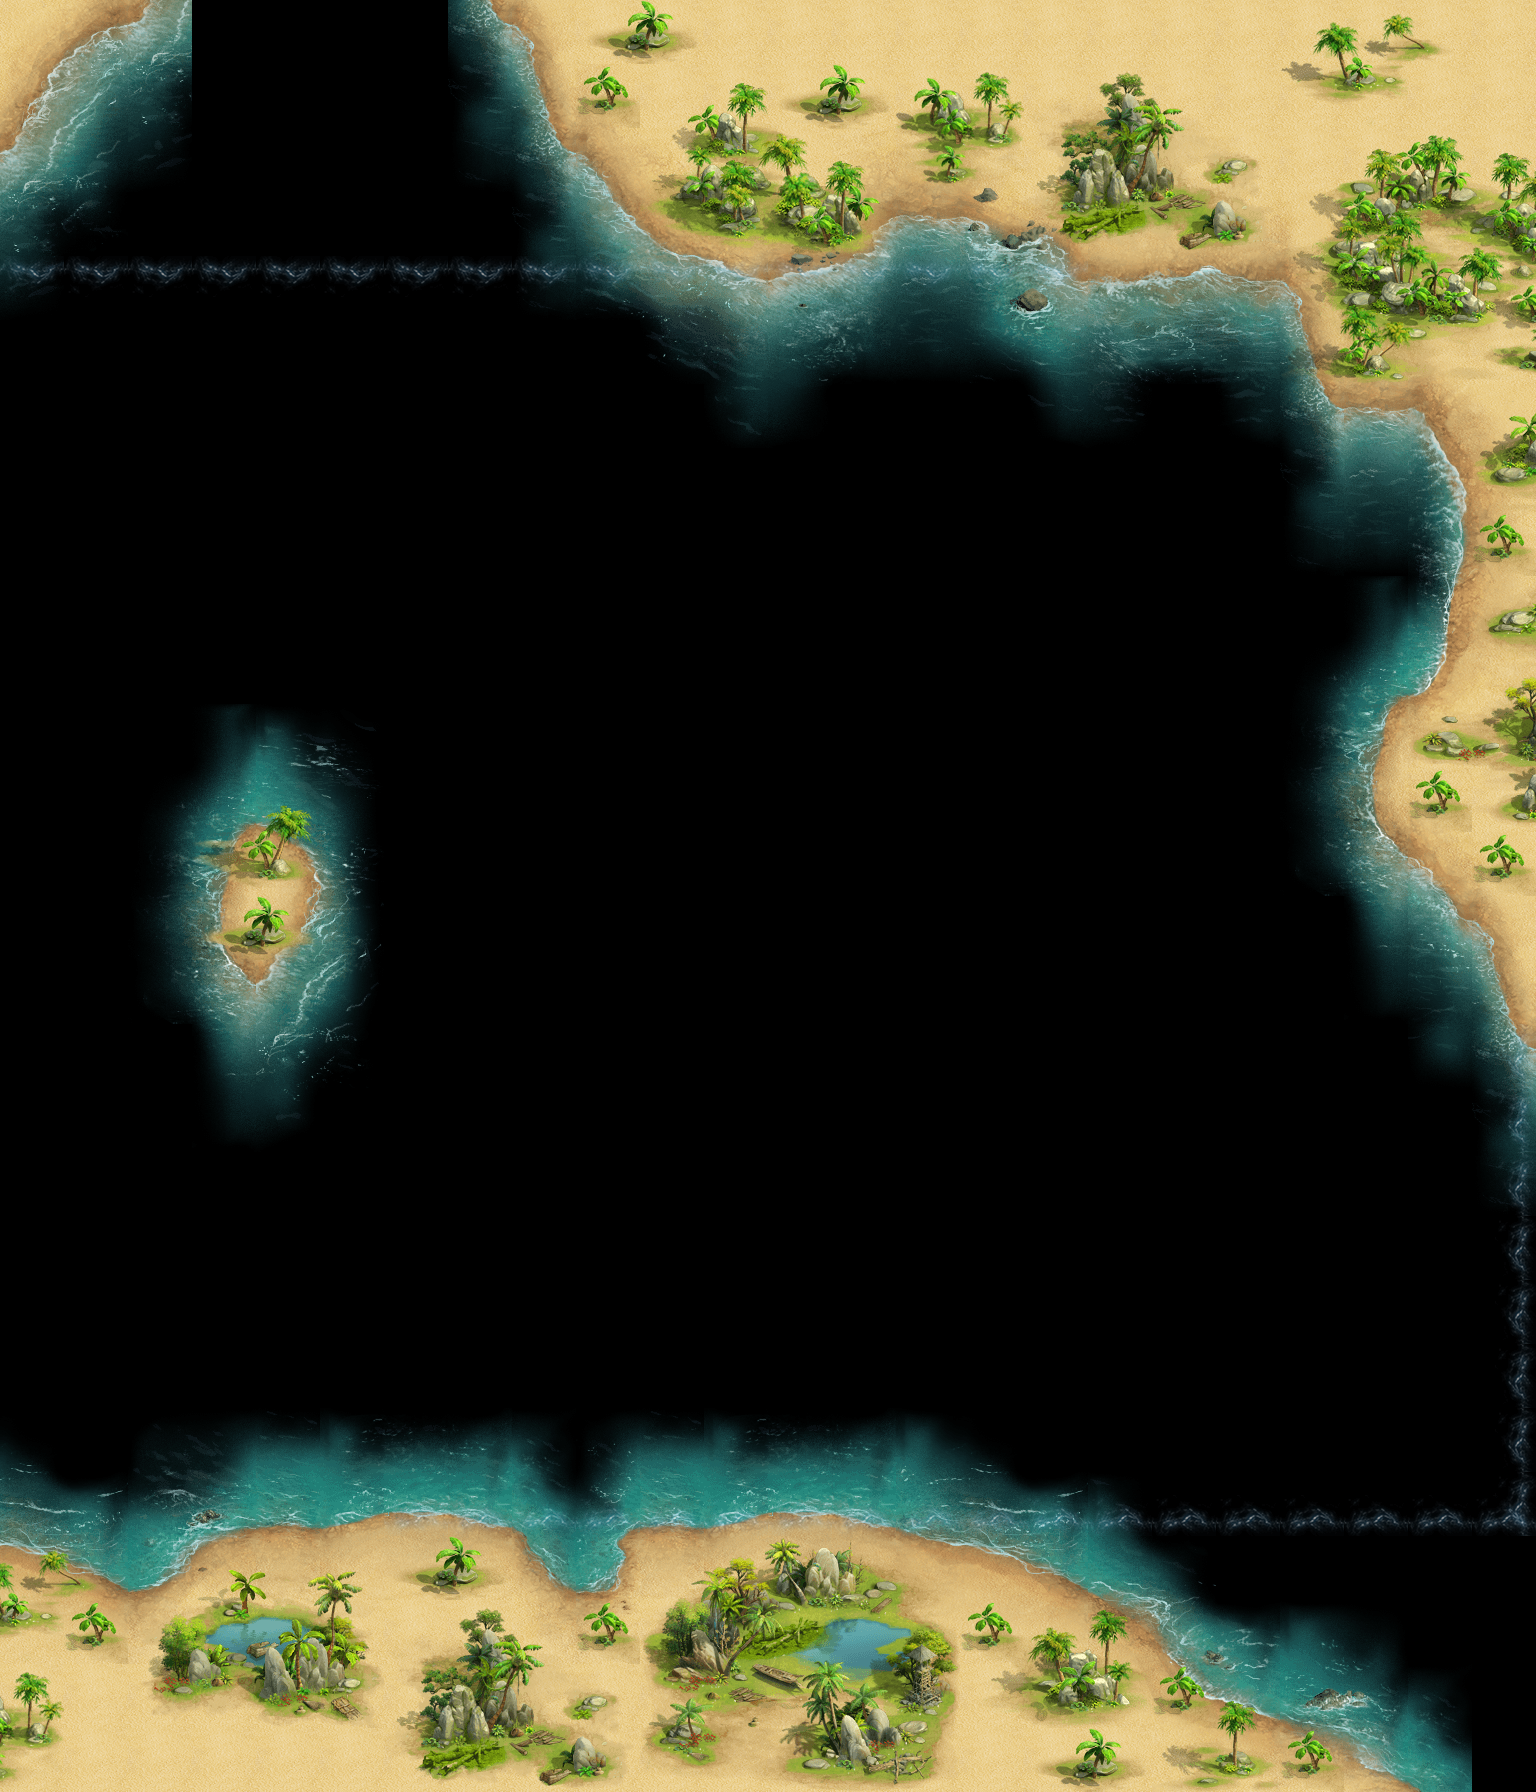

This is a level from a 2D game, rendered from its Tiled map with the project's own tilesets. A one-line summary and the map file follow, with tile-layer data summarised:
An orthogonal 24x28 tile map with 64x64 px tiles, 5 tile layers (sand, wall1, wall2, tree, ...), 1 hidden layer not drawn, 4 tilesets.

<map height="28" orientation="orthogonal" renderorder="right-down" tileheight="64" tilewidth="64" version="1.0" width="24">
 <tileset firstgid="1" name="area_piece2" tileheight="64" tilewidth="64">
  <image height="64" source="area_piece_wall2.png" width="128" />
 </tileset>
 <tileset firstgid="3" name="new_land" tileheight="64" tilewidth="64">
  <image height="1472" source="new_land.png" width="1984" />
 </tileset>
 <tileset firstgid="499" name="sand_tree" tileheight="64" tilewidth="64">
  <image height="704" source="sand_tree.png" width="1088" />
 </tileset>
 <tileset firstgid="635" name="sand_stone" tileheight="64" tilewidth="64">
  <image height="704" source="sand_stone.png" width="1088" />
 </tileset>
 <layer height="28" name="sand" width="24">
  <properties>
   <property name="picture" value="new_land" />
  </properties>
  <data>[672 cells, 299 non-empty, 155 distinct tile ids]</data>
 </layer>
 <layer height="28" name="block" opacity="0.3" visible="0" width="24">
  <properties>
   <property name="picture" value="new_land" />
  </properties>
  <data>[672 cells, 256 non-empty, 1 distinct tile ids]</data>
 </layer>
 <layer height="28" name="wall1" width="24">
  <properties>
   <property name="picture" value="area_piece2" />
  </properties>
  <data>[672 cells, 35 non-empty, 1 distinct tile ids]</data>
 </layer>
 <layer height="28" name="wall2" width="24">
  <properties>
   <property name="picture" value="area_piece2" />
  </properties>
  <data>[672 cells, 8 non-empty, 1 distinct tile ids]</data>
 </layer>
 <layer height="28" name="tree" width="24">
  <properties>
   <property name="picture" value="sand_tree" />
  </properties>
  <data>[672 cells, 74 non-empty, 53 distinct tile ids]</data>
 </layer>
 <layer height="28" name="stone" width="24">
  <properties>
   <property name="picture" value="sand_stone" />
  </properties>
  <data>[672 cells, 58 non-empty, 47 distinct tile ids]</data>
 </layer>
</map>